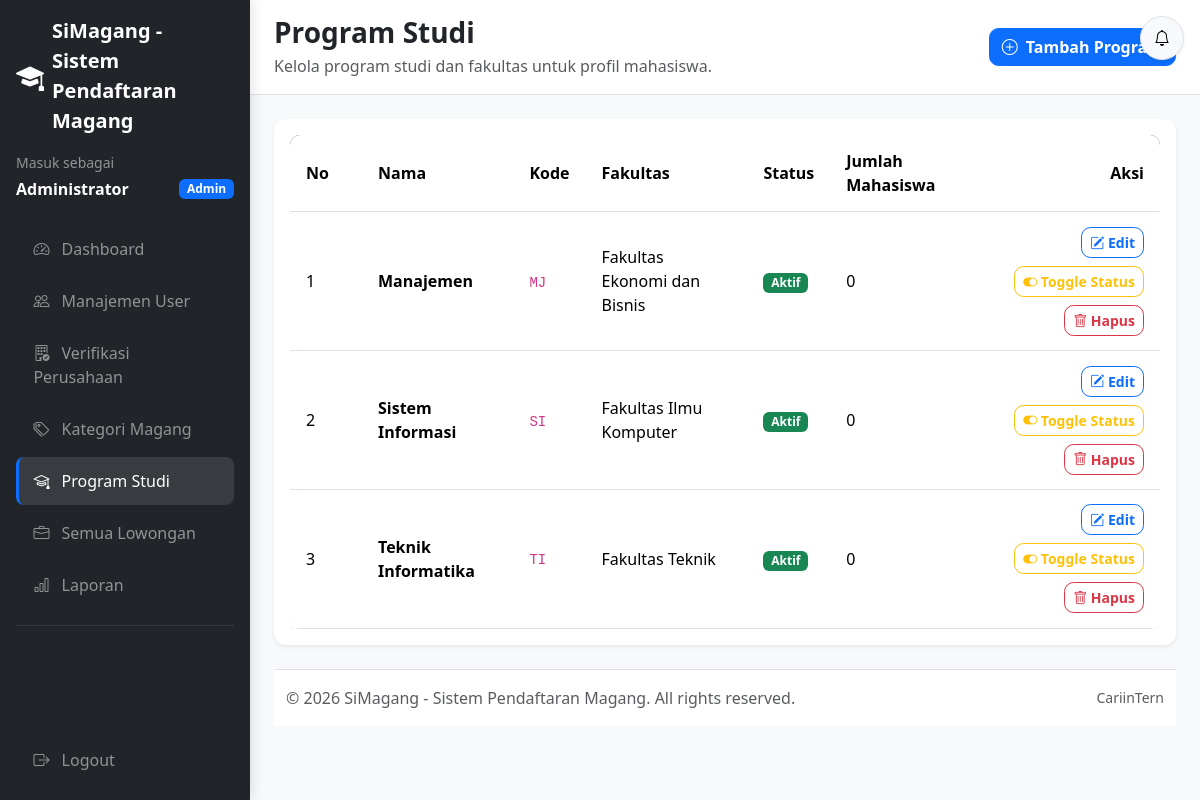
The app's page /admin/programs/index.php (signed in) with its own data.
### tables this page shows
CREATE TABLE study_programs (
    id INT UNSIGNED AUTO_INCREMENT PRIMARY KEY,
    name VARCHAR(100) NOT NULL,
    code VARCHAR(20) NOT NULL,
    faculty VARCHAR(100) NOT NULL,
    is_active TINYINT(1) NOT NULL DEFAULT 1,
    created_at TIMESTAMP NOT NULL DEFAULT CURRENT_TIMESTAMP,
    updated_at TIMESTAMP NOT NULL DEFAULT CURRENT_TIMESTAMP ON UPDATE CURRENT_TIMESTAMP,
    UNIQUE KEY unique_study_programs_code (code),
    KEY idx_study_programs_is_active (is_active),
    KEY idx_study_programs_faculty (faculty)
);

### includes/functions.php (called while the page is built, shortened)
<?php
function sanitize(string $input): string
{
    return htmlspecialchars(trim($input), ENT_QUOTES, 'UTF-8');
}

### admin/programs/index.php (the view, shortened to what this page needs)
<?php
$programs = [];
try {
    $pdo = Database::getInstance()->getConnection();
    $stmt = $pdo->query(
        'SELECT study_programs.id, study_programs.name, study_programs.code,
                study_programs.faculty, study_programs.is_active,
                (SELECT COUNT(*) FROM student_profiles WHERE student_profiles.program_id = study_programs.id) AS students_count
         FROM study_programs
         ORDER BY study_programs.faculty ASC, study_programs.name ASC'
    );
    $programs = $stmt->fetchAll();
} catch (PDOException $exception) {
    error_log('Load study programs failed: ' . $exception->getMessage());
    set_flash('error', 'Data program studi gagal dimuat. Silakan coba lagi nanti');
}
require_once __DIR__ . '/../../layouts/header.php';
require_once __DIR__ . '/../../layouts/sidebar_admin.php';
?>
<div class="page-header d-flex flex-column flex-md-row justify-content-between align-items-md-center gap-3">
    <div>
        <h1 class="h3 fw-bold mb-1">Program Studi</h1>
        <p class="text-muted mb-0">Kelola program studi dan fakultas untuk profil mahasiswa.</p>
    </div>
    <a href="<?= rtrim(BASE_URL, '/'); ?>/admin/programs/create.php" class="btn btn-primary">
        <i class="bi bi-plus-circle me-1"></i>
        Tambah Program
    </a>
</div>
<div class="card border-0 shadow-sm">
    <div class="card-body">
        <div class="table-responsive">
            <table class="table table-custom align-middle mb-0">
                <thead>
                    <tr>
                        <th style="width: 72px;">No</th>
                        <th>Nama</th>
                        <th>Kode</th>
                        <th>Fakultas</th>
                        <th>Status</th>
                        <th>Jumlah Mahasiswa</th>
                        <th class="text-end">Aksi</th>
                    </tr>
                </thead>
                <tbody>
                    <?php foreach ($programs as $index => $program): ?>
                        <?php
                        $programId = (int) $program['id'];
                        $studentsCount = (int) $program['students_count'];
                        $deleteModalId = 'deleteProgramModal' . $programId;
                        ?>
                        <tr>
                            <td><?= number_format($index + 1); ?></td>
                            <td class="fw-semibold"><?= sanitize((string) $program['name']); ?></td>
                            <td><code><?= sanitize((string) $program['code']); ?></code></td>
                            <td><?= sanitize((string) $program['faculty']); ?></td>
                            <td>
                                <?php if ((int) $program['is_active'] === 1): ?>
                                    <span class="badge bg-success">Aktif</span>
                                <?php else: ?>
                                    <span class="badge bg-secondary">Nonaktif</span>
                                <?php endif; ?>
                            </td>
                            <td><?= number_format($studentsCount); ?></td>
                            <td class="text-end">
                                <div class="d-inline-flex flex-wrap justify-content-end gap-2">
                                    <a href="<?= rtrim(BASE_URL, '/'); ?>/admin/programs/edit.php?id=<?= $programId; ?>" class="btn btn-sm btn-outline-primary">
                                        <i class="bi bi-pencil-square"></i>
                                        Edit
                                    </a>
                                    <form method="POST" action="index.php" class="d-inline">
                                        <button type="submit" class="btn btn-sm btn-outline-warning">
                                            <i class="bi bi-toggle-on"></i>
                                            Toggle Status
                                        </button>
                                    </form>
                                    <?php if ($studentsCount === 0): ?>
                                        <button type="button" class="btn btn-sm btn-outline-danger" data-bs-toggle="modal" data-bs-target="#<?= $deleteModalId; ?>">
                                            <i class="bi bi-trash"></i>
                                            Hapus
                                        </button>
                                    <?php endif; ?>
                                </div>
                            </td>
                        </tr>
                    <?php endforeach; ?>
                </tbody>
            </table>
        </div>
    </div>
</div>
<?php require_once __DIR__ . '/../../layouts/footer.php'; ?>

### assets/css/custom.css (style rules this page uses)
:root { --app-sidebar-width: 250px; --app-bg: #f8f9fa; --app-border: #dee2e6; --app-primary: #0d6efd; --app-dark: #212529; --app-muted: #6c757d; }
body { background: var(--app-bg); color: #212529; font-family: system-ui, -apple-system, "Segoe UI", Roboto, "Helvetica Neue", Arial, sans-serif; }
a { transition: color 0.2s ease, background-color 0.2s ease, border-color 0.2s ease; }
.page-header { background: #fff; border-bottom: 1px solid var(--app-border); padding: 1rem 1.5rem; margin: -1.5rem -1.5rem 1.5rem; }
.page-header h1, .page-header h2, .page-header h3 { margin-bottom: 0; font-weight: 700; }
.table-custom { background: #fff; border-radius: 10px; overflow: hidden; box-shadow: 0 2px 10px rgba(0, 0, 0, 0.05); }
.table-custom thead { background: #343a40; color: #fff; }
.table-custom th, .table-custom td { vertical-align: middle; padding: 0.9rem 1rem; }
.card { border: none; border-radius: 12px; box-shadow: 0 2px 10px rgba(0, 0, 0, 0.06); }
.btn { border-radius: 0.6rem; font-weight: 600; }

### records on screen
study_programs: name "Manajemen", code "MJ", faculty "Fakultas Ekonomi dan Bisnis", is_active "Aktif", studentsCount "0"
study_programs: name "Sistem Informasi", code "SI", faculty "Fakultas Ilmu Komputer", is_active "Aktif", studentsCount "0"
study_programs: name "Teknik Informatika", code "TI", faculty "Fakultas Teknik", is_active "Aktif", studentsCount "0"

### other values on screen
APP_NAME "SiMagang - Sistem Pendaftaran Magang"
$userName "Administrator"
$item['label'] "Dashboard"
$item['label'] "Manajemen User"
$item['label'] "Verifikasi Perusahaan"
$item['label'] "Kategori Magang"
$item['label'] "Program Studi"
$item['label'] "Semua Lowongan"
$item['label'] "Laporan"
